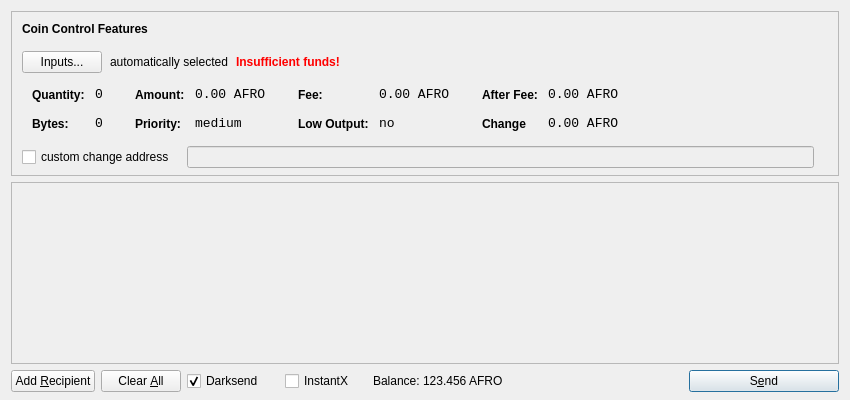
<?xml version="1.0" encoding="UTF-8"?>
<ui version="4.0">
 <class>SendCoinsDialog</class>
 <widget class="QDialog" name="SendCoinsDialog">
  <property name="geometry">
   <rect>
    <x>0</x>
    <y>0</y>
    <width>850</width>
    <height>400</height>
   </rect>
  </property>
  <property name="windowTitle">
   <string>Send Coins</string>
  </property>
  <layout class="QVBoxLayout" name="verticalLayout" stretch="0,1,0">
   <property name="bottomMargin">
    <number>8</number>
   </property>
   <item>
    <widget class="QFrame" name="frameCoinControl">
     <property name="sizePolicy">
      <sizepolicy hsizetype="Expanding" vsizetype="Expanding">
       <horstretch>0</horstretch>
       <verstretch>0</verstretch>
      </sizepolicy>
     </property>
     <property name="maximumSize">
      <size>
       <width>16777215</width>
       <height>16777215</height>
      </size>
     </property>
     <property name="frameShape">
      <enum>QFrame::StyledPanel</enum>
     </property>
     <property name="frameShadow">
      <enum>QFrame::Sunken</enum>
     </property>
     <layout class="QVBoxLayout" name="verticalLayoutCoinControl2">
      <property name="spacing">
       <number>-1</number>
      </property>
      <property name="leftMargin">
       <number>0</number>
      </property>
      <property name="topMargin">
       <number>0</number>
      </property>
      <property name="rightMargin">
       <number>0</number>
      </property>
      <property name="bottomMargin">
       <number>6</number>
      </property>
      <item>
       <layout class="QVBoxLayout" name="verticalLayoutCoinControl" stretch="0,0,0,0,1">
        <property name="spacing">
         <number>0</number>
        </property>
        <property name="leftMargin">
         <number>10</number>
        </property>
        <property name="topMargin">
         <number>10</number>
        </property>
        <item>
         <layout class="QHBoxLayout" name="horizontalLayoutCoinControl1">
          <property name="bottomMargin">
           <number>15</number>
          </property>
          <item>
           <widget class="QLabel" name="labelCoinControlFeatures">
            <property name="sizePolicy">
             <sizepolicy hsizetype="Preferred" vsizetype="Maximum">
              <horstretch>0</horstretch>
              <verstretch>0</verstretch>
             </sizepolicy>
            </property>
            <property name="font">
             <font>
              <weight>75</weight>
              <bold>true</bold>
             </font>
            </property>
            <property name="styleSheet">
             <string notr="true">font-weight:bold;</string>
            </property>
            <property name="text">
             <string>Coin Control Features</string>
            </property>
           </widget>
          </item>
         </layout>
        </item>
        <item>
         <layout class="QHBoxLayout" name="horizontalLayoutCoinControl2" stretch="0,0,0,0">
          <property name="spacing">
           <number>8</number>
          </property>
          <property name="bottomMargin">
           <number>10</number>
          </property>
          <item>
           <widget class="QPushButton" name="pushButtonCoinControl">
            <property name="styleSheet">
             <string notr="true"/>
            </property>
            <property name="text">
             <string>Inputs...</string>
            </property>
           </widget>
          </item>
          <item>
           <widget class="QLabel" name="labelCoinControlAutomaticallySelected">
            <property name="text">
             <string>automatically selected</string>
            </property>
            <property name="margin">
             <number>5</number>
            </property>
           </widget>
          </item>
          <item>
           <widget class="QLabel" name="labelCoinControlInsuffFunds">
            <property name="font">
             <font>
              <weight>75</weight>
              <bold>true</bold>
             </font>
            </property>
            <property name="styleSheet">
             <string notr="true">color:red;font-weight:bold;</string>
            </property>
            <property name="text">
             <string>Insufficient funds!</string>
            </property>
            <property name="margin">
             <number>5</number>
            </property>
           </widget>
          </item>
          <item>
           <spacer name="horizontalSpacerCoinControl">
            <property name="orientation">
             <enum>Qt::Horizontal</enum>
            </property>
            <property name="sizeHint" stdset="0">
             <size>
              <width>40</width>
              <height>1</height>
             </size>
            </property>
           </spacer>
          </item>
         </layout>
        </item>
        <item>
         <widget class="QWidget" name="widgetCoinControl" native="true">
          <property name="sizePolicy">
           <sizepolicy hsizetype="Preferred" vsizetype="Preferred">
            <horstretch>0</horstretch>
            <verstretch>0</verstretch>
           </sizepolicy>
          </property>
          <property name="minimumSize">
           <size>
            <width>0</width>
            <height>0</height>
           </size>
          </property>
          <property name="styleSheet">
           <string notr="true"/>
          </property>
          <layout class="QHBoxLayout" name="horizontalLayoutCoinControl5">
           <property name="margin">
            <number>0</number>
           </property>
           <item>
            <layout class="QHBoxLayout" name="horizontalLayoutCoinControl3" stretch="0,0,0,1">
             <property name="spacing">
              <number>20</number>
             </property>
             <property name="topMargin">
              <number>0</number>
             </property>
             <property name="bottomMargin">
              <number>10</number>
             </property>
             <item>
              <layout class="QFormLayout" name="formLayoutCoinControl1">
               <property name="horizontalSpacing">
                <number>10</number>
               </property>
               <property name="verticalSpacing">
                <number>14</number>
               </property>
               <property name="leftMargin">
                <number>10</number>
               </property>
               <property name="topMargin">
                <number>4</number>
               </property>
               <property name="rightMargin">
                <number>6</number>
               </property>
               <item row="0" column="0">
                <widget class="QLabel" name="labelCoinControlQuantityText">
                 <property name="styleSheet">
                  <string notr="true">font-weight:bold;</string>
                 </property>
                 <property name="text">
                  <string>Quantity:</string>
                 </property>
                 <property name="margin">
                  <number>0</number>
                 </property>
                </widget>
               </item>
               <item row="0" column="1">
                <widget class="QLabel" name="labelCoinControlQuantity">
                 <property name="font">
                  <font>
                   <family>Monospace</family>
                   <pointsize>10</pointsize>
                  </font>
                 </property>
                 <property name="cursor">
                  <cursorShape>IBeamCursor</cursorShape>
                 </property>
                 <property name="contextMenuPolicy">
                  <enum>Qt::ActionsContextMenu</enum>
                 </property>
                 <property name="text">
                  <string>0</string>
                 </property>
                 <property name="margin">
                  <number>0</number>
                 </property>
                 <property name="textInteractionFlags">
                  <set>Qt::LinksAccessibleByMouse|Qt::TextSelectableByKeyboard|Qt::TextSelectableByMouse</set>
                 </property>
                </widget>
               </item>
               <item row="1" column="0">
                <widget class="QLabel" name="labelCoinControlBytesText">
                 <property name="styleSheet">
                  <string notr="true">font-weight:bold;</string>
                 </property>
                 <property name="text">
                  <string>Bytes:</string>
                 </property>
                </widget>
               </item>
               <item row="1" column="1">
                <widget class="QLabel" name="labelCoinControlBytes">
                 <property name="font">
                  <font>
                   <family>Monospace</family>
                   <pointsize>10</pointsize>
                  </font>
                 </property>
                 <property name="cursor">
                  <cursorShape>IBeamCursor</cursorShape>
                 </property>
                 <property name="contextMenuPolicy">
                  <enum>Qt::ActionsContextMenu</enum>
                 </property>
                 <property name="text">
                  <string>0</string>
                 </property>
                 <property name="textInteractionFlags">
                  <set>Qt::LinksAccessibleByMouse|Qt::TextSelectableByKeyboard|Qt::TextSelectableByMouse</set>
                 </property>
                </widget>
               </item>
              </layout>
             </item>
             <item>
              <layout class="QFormLayout" name="formLayoutCoinControl2">
               <property name="horizontalSpacing">
                <number>10</number>
               </property>
               <property name="verticalSpacing">
                <number>14</number>
               </property>
               <property name="leftMargin">
                <number>6</number>
               </property>
               <property name="topMargin">
                <number>4</number>
               </property>
               <property name="rightMargin">
                <number>6</number>
               </property>
               <item row="0" column="0">
                <widget class="QLabel" name="labelCoinControlAmountText">
                 <property name="styleSheet">
                  <string notr="true">font-weight:bold;</string>
                 </property>
                 <property name="text">
                  <string>Amount:</string>
                 </property>
                 <property name="margin">
                  <number>0</number>
                 </property>
                </widget>
               </item>
               <item row="0" column="1">
                <widget class="QLabel" name="labelCoinControlAmount">
                 <property name="font">
                  <font>
                   <family>Monospace</family>
                   <pointsize>10</pointsize>
                  </font>
                 </property>
                 <property name="cursor">
                  <cursorShape>IBeamCursor</cursorShape>
                 </property>
                 <property name="contextMenuPolicy">
                  <enum>Qt::ActionsContextMenu</enum>
                 </property>
                 <property name="text">
                  <string>0.00 AFRO</string>
                 </property>
                 <property name="textInteractionFlags">
                  <set>Qt::LinksAccessibleByMouse|Qt::TextSelectableByKeyboard|Qt::TextSelectableByMouse</set>
                 </property>
                </widget>
               </item>
               <item row="1" column="0">
                <widget class="QLabel" name="labelCoinControlPriorityText">
                 <property name="styleSheet">
                  <string notr="true">font-weight:bold;</string>
                 </property>
                 <property name="text">
                  <string>Priority:</string>
                 </property>
                </widget>
               </item>
               <item row="1" column="1">
                <widget class="QLabel" name="labelCoinControlPriority">
                 <property name="font">
                  <font>
                   <family>Monospace</family>
                   <pointsize>10</pointsize>
                  </font>
                 </property>
                 <property name="cursor">
                  <cursorShape>IBeamCursor</cursorShape>
                 </property>
                 <property name="contextMenuPolicy">
                  <enum>Qt::ActionsContextMenu</enum>
                 </property>
                 <property name="text">
                  <string>medium</string>
                 </property>
                 <property name="textInteractionFlags">
                  <set>Qt::LinksAccessibleByMouse|Qt::TextSelectableByKeyboard|Qt::TextSelectableByMouse</set>
                 </property>
                </widget>
               </item>
              </layout>
             </item>
             <item>
              <layout class="QFormLayout" name="formLayoutCoinControl3">
               <property name="horizontalSpacing">
                <number>10</number>
               </property>
               <property name="verticalSpacing">
                <number>14</number>
               </property>
               <property name="leftMargin">
                <number>6</number>
               </property>
               <property name="topMargin">
                <number>4</number>
               </property>
               <property name="rightMargin">
                <number>6</number>
               </property>
               <item row="0" column="0">
                <widget class="QLabel" name="labelCoinControlFeeText">
                 <property name="styleSheet">
                  <string notr="true">font-weight:bold;</string>
                 </property>
                 <property name="text">
                  <string>Fee:</string>
                 </property>
                 <property name="margin">
                  <number>0</number>
                 </property>
                </widget>
               </item>
               <item row="0" column="1">
                <widget class="QLabel" name="labelCoinControlFee">
                 <property name="font">
                  <font>
                   <family>Monospace</family>
                   <pointsize>10</pointsize>
                  </font>
                 </property>
                 <property name="cursor">
                  <cursorShape>IBeamCursor</cursorShape>
                 </property>
                 <property name="contextMenuPolicy">
                  <enum>Qt::ActionsContextMenu</enum>
                 </property>
                 <property name="text">
                  <string>0.00 AFRO</string>
                 </property>
                 <property name="textInteractionFlags">
                  <set>Qt::LinksAccessibleByMouse|Qt::TextSelectableByKeyboard|Qt::TextSelectableByMouse</set>
                 </property>
                </widget>
               </item>
               <item row="1" column="0">
                <widget class="QLabel" name="labelCoinControlLowOutputText">
                 <property name="styleSheet">
                  <string notr="true">font-weight:bold;</string>
                 </property>
                 <property name="text">
                  <string>Low Output:</string>
                 </property>
                </widget>
               </item>
               <item row="1" column="1">
                <widget class="QLabel" name="labelCoinControlLowOutput">
                 <property name="font">
                  <font>
                   <family>Monospace</family>
                   <pointsize>10</pointsize>
                  </font>
                 </property>
                 <property name="cursor">
                  <cursorShape>IBeamCursor</cursorShape>
                 </property>
                 <property name="contextMenuPolicy">
                  <enum>Qt::ActionsContextMenu</enum>
                 </property>
                 <property name="text">
                  <string>no</string>
                 </property>
                 <property name="textInteractionFlags">
                  <set>Qt::LinksAccessibleByMouse|Qt::TextSelectableByKeyboard|Qt::TextSelectableByMouse</set>
                 </property>
                </widget>
               </item>
              </layout>
             </item>
             <item>
              <layout class="QFormLayout" name="formLayoutCoinControl4">
               <property name="horizontalSpacing">
                <number>10</number>
               </property>
               <property name="verticalSpacing">
                <number>14</number>
               </property>
               <property name="leftMargin">
                <number>6</number>
               </property>
               <property name="topMargin">
                <number>4</number>
               </property>
               <property name="rightMargin">
                <number>6</number>
               </property>
               <item row="0" column="0">
                <widget class="QLabel" name="labelCoinControlAfterFeeText">
                 <property name="styleSheet">
                  <string notr="true">font-weight:bold;</string>
                 </property>
                 <property name="text">
                  <string>After Fee:</string>
                 </property>
                 <property name="margin">
                  <number>0</number>
                 </property>
                </widget>
               </item>
               <item row="0" column="1">
                <widget class="QLabel" name="labelCoinControlAfterFee">
                 <property name="font">
                  <font>
                   <family>Monospace</family>
                   <pointsize>10</pointsize>
                  </font>
                 </property>
                 <property name="cursor">
                  <cursorShape>IBeamCursor</cursorShape>
                 </property>
                 <property name="contextMenuPolicy">
                  <enum>Qt::ActionsContextMenu</enum>
                 </property>
                 <property name="text">
                  <string>0.00 AFRO</string>
                 </property>
                 <property name="textInteractionFlags">
                  <set>Qt::LinksAccessibleByMouse|Qt::TextSelectableByKeyboard|Qt::TextSelectableByMouse</set>
                 </property>
                </widget>
               </item>
               <item row="1" column="0">
                <widget class="QLabel" name="labelCoinControlChangeText">
                 <property name="styleSheet">
                  <string notr="true">font-weight:bold;</string>
                 </property>
                 <property name="text">
                  <string>Change</string>
                 </property>
                </widget>
               </item>
               <item row="1" column="1">
                <widget class="QLabel" name="labelCoinControlChange">
                 <property name="font">
                  <font>
                   <family>Monospace</family>
                   <pointsize>10</pointsize>
                  </font>
                 </property>
                 <property name="cursor">
                  <cursorShape>IBeamCursor</cursorShape>
                 </property>
                 <property name="contextMenuPolicy">
                  <enum>Qt::ActionsContextMenu</enum>
                 </property>
                 <property name="text">
                  <string>0.00 AFRO</string>
                 </property>
                 <property name="textInteractionFlags">
                  <set>Qt::LinksAccessibleByMouse|Qt::TextSelectableByKeyboard|Qt::TextSelectableByMouse</set>
                 </property>
                </widget>
               </item>
              </layout>
             </item>
            </layout>
           </item>
          </layout>
         </widget>
        </item>
        <item>
         <layout class="QHBoxLayout" name="horizontalLayoutCoinControl4" stretch="0,0,0">
          <property name="spacing">
           <number>12</number>
          </property>
          <property name="sizeConstraint">
           <enum>QLayout::SetDefaultConstraint</enum>
          </property>
          <property name="topMargin">
           <number>5</number>
          </property>
          <property name="rightMargin">
           <number>5</number>
          </property>
          <item>
           <widget class="QCheckBox" name="checkBoxCoinControlChange">
            <property name="text">
             <string>custom change address</string>
            </property>
           </widget>
          </item>
          <item>
           <widget class="QLineEdit" name="lineEditCoinControlChange">
            <property name="enabled">
             <bool>false</bool>
            </property>
            <property name="sizePolicy">
             <sizepolicy hsizetype="Expanding" vsizetype="Fixed">
              <horstretch>0</horstretch>
              <verstretch>0</verstretch>
             </sizepolicy>
            </property>
           </widget>
          </item>
          <item>
           <widget class="QLabel" name="labelCoinControlChangeLabel">
            <property name="sizePolicy">
             <sizepolicy hsizetype="Preferred" vsizetype="Expanding">
              <horstretch>0</horstretch>
              <verstretch>0</verstretch>
             </sizepolicy>
            </property>
            <property name="minimumSize">
             <size>
              <width>0</width>
              <height>0</height>
             </size>
            </property>
            <property name="text">
             <string/>
            </property>
            <property name="margin">
             <number>3</number>
            </property>
           </widget>
          </item>
         </layout>
        </item>
        <item>
         <spacer name="verticalSpacerCoinControl">
          <property name="orientation">
           <enum>Qt::Vertical</enum>
          </property>
          <property name="sizeHint" stdset="0">
           <size>
            <width>800</width>
            <height>1</height>
           </size>
          </property>
         </spacer>
        </item>
       </layout>
      </item>
     </layout>
    </widget>
   </item>
   <item>
    <widget class="QScrollArea" name="scrollArea">
     <property name="widgetResizable">
      <bool>true</bool>
     </property>
     <widget class="QWidget" name="scrollAreaWidgetContents">
      <property name="geometry">
       <rect>
        <x>0</x>
        <y>0</y>
        <width>830</width>
        <height>165</height>
       </rect>
      </property>
      <layout class="QVBoxLayout" name="verticalLayout_2">
       <property name="margin">
        <number>0</number>
       </property>
       <item>
        <layout class="QVBoxLayout" name="entries">
         <property name="spacing">
          <number>6</number>
         </property>
        </layout>
       </item>
       <item>
        <spacer name="verticalSpacer">
         <property name="orientation">
          <enum>Qt::Vertical</enum>
         </property>
         <property name="sizeHint" stdset="0">
          <size>
           <width>20</width>
           <height>40</height>
          </size>
         </property>
        </spacer>
       </item>
      </layout>
     </widget>
    </widget>
   </item>
   <item>
    <layout class="QHBoxLayout" name="horizontalLayout">
     <item>
      <widget class="QPushButton" name="addButton">
       <property name="toolTip">
        <string>Send to multiple recipients at once</string>
       </property>
       <property name="text">
        <string>Add &amp;Recipient</string>
       </property>
       <property name="autoDefault">
        <bool>false</bool>
       </property>
      </widget>
     </item>
     <item>
      <widget class="QPushButton" name="clearButton">
       <property name="sizePolicy">
        <sizepolicy hsizetype="Minimum" vsizetype="Fixed">
         <horstretch>0</horstretch>
         <verstretch>0</verstretch>
        </sizepolicy>
       </property>
       <property name="toolTip">
        <string>Remove all transaction fields</string>
       </property>
       <property name="text">
        <string>Clear &amp;All</string>
       </property>
       <property name="autoRepeatDelay">
        <number>300</number>
       </property>
       <property name="autoDefault">
        <bool>false</bool>
       </property>
      </widget>
     </item>
     <item>
      <layout class="QHBoxLayout" name="horizontalLayout_2">
       <property name="spacing">
        <number>3</number>
       </property>
        <item>
        <widget class="QCheckBox" name="checkUseDarksend">
         <property name="minimumSize">
          <size>
           <width>95</width>
           <height>0</height>
          </size>
         </property>
         <property name="text">
          <string>Darksend</string>
         </property>
         <property name="checked">
          <bool>true</bool>
         </property>
        </widget>
       </item>
       <item>
        <widget class="QCheckBox" name="checkInstantX">
         <property name="enabled">
          <bool>true</bool>
         </property>
         <property name="minimumSize">
          <size>
           <width>85</width>
           <height>0</height>
          </size>
         </property>
         <property name="text">
          <string>InstantX</string>
         </property>
        </widget>
       </item>
       <item>
        <widget class="QLabel" name="label">
         <property name="sizePolicy">
          <sizepolicy hsizetype="Preferred" vsizetype="Fixed">
           <horstretch>0</horstretch>
           <verstretch>0</verstretch>
          </sizepolicy>
         </property>
         <property name="text">
          <string>Balance:</string>
         </property>
        </widget>
       </item>
       <item>
        <widget class="QLabel" name="labelBalance">
         <property name="sizePolicy">
          <sizepolicy hsizetype="Preferred" vsizetype="Fixed">
           <horstretch>0</horstretch>
           <verstretch>0</verstretch>
          </sizepolicy>
         </property>
         <property name="cursor">
          <cursorShape>IBeamCursor</cursorShape>
         </property>
         <property name="text">
          <string>123.456 AFRO</string>
         </property>
         <property name="textInteractionFlags">
          <set>Qt::LinksAccessibleByMouse|Qt::TextSelectableByKeyboard|Qt::TextSelectableByMouse</set>
         </property>
        </widget>
       </item>
      </layout>
     </item>
     <item>
      <spacer name="horizontalSpacer">
       <property name="orientation">
        <enum>Qt::Horizontal</enum>
       </property>
       <property name="sizeHint" stdset="0">
        <size>
         <width>40</width>
         <height>20</height>
        </size>
       </property>
      </spacer>
     </item>
     <item>
      <widget class="QPushButton" name="sendButton">
       <property name="minimumSize">
        <size>
         <width>150</width>
         <height>0</height>
        </size>
       </property>
       <property name="toolTip">
        <string>Confirm the send action</string>
       </property>
       <property name="text">
        <string>S&amp;end</string>
       </property>
       <property name="icon">
        <iconset resource="../bitcoin.qrc">
         <normaloff>:/icons/send</normaloff>:/icons/send</iconset>
       </property>
       <property name="default">
        <bool>true</bool>
       </property>
      </widget>
     </item>
    </layout>
   </item>
  </layout>
 </widget>
 <resources>
  <include location="../bitcoin.qrc"/>
 </resources>
 <connections/>
</ui>
